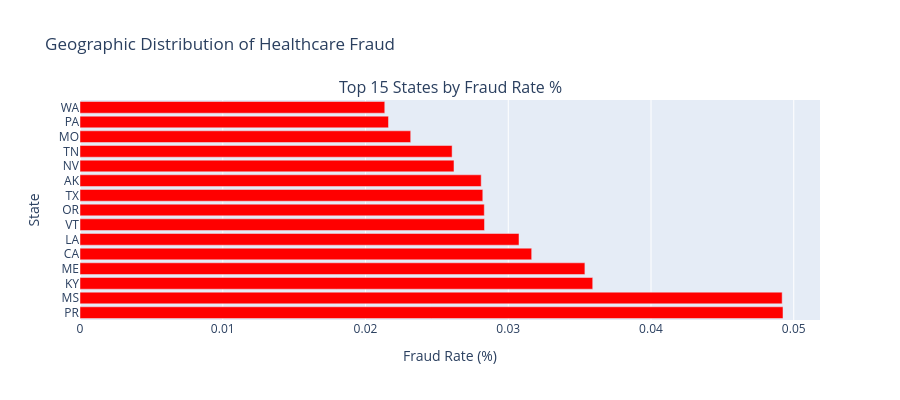

Notebook source saved alongside this figure:
### Markdown cell above
### 7.2

### Code cell
# Create fraud analysis by state
fraud_by_state = providers_df[providers_df['Is_Fraudulent'] == 1]['State'].value_counts().head(15)

fraud_rate_by_state = (
    providers_df.groupby('State')['Is_Fraudulent'].agg(['sum', 'count'])
)
fraud_rate_by_state['fraud_rate'] = (fraud_rate_by_state['sum'] / fraud_rate_by_state['count'] * 100)
fraud_rate_by_state = fraud_rate_by_state.sort_values('fraud_rate', ascending=False).head(15)

fig = make_subplots(
    rows=1, cols=1,
    subplot_titles=('Top 15 States by Fraud Rate %',)
)

fig.add_trace(
    go.Bar(x=fraud_rate_by_state['fraud_rate'], y=fraud_rate_by_state.index, 
           orientation='h', name='Fraud Rate %', marker_color='red'),
    row=1, col=1
)

fig.update_layout(height=400, showlegend=False, title_text="Geographic Distribution of Healthcare Fraud")
fig.update_xaxes(title_text="Fraud Rate (%)", row=1, col=1)
fig.update_yaxes(title_text="State", row=1, col=1)
fig.show()

print(f"\nTop states by fraud count:")
print(fraud_by_state)

print(f"\nTop states by fraud rate:")
print(fraud_rate_by_state[['sum', 'count', 'fraud_rate']].head(15))

### Figure 1 — Plotly figure (JSON) as saved in the notebook; plotly's stock layout.template omitted (floating-point values rounded to 4 significant figures)
{"data": [{"marker": {"color": "red"}, "name": "Fraud Rate %", "orientation": "h", "type": "bar", "x": [0.04925, 0.04919, 0.03592, 0.03537, 0.03164, 0.03075, 0.02834, 0.02832, 0.02822, 0.02811, 0.0262, 0.02607, 0.02317, 0.02161, 0.02135], "xaxis": "x", "y": ["PR", "MS", "KY", "ME", "CA", "LA", "VT", "OR", "TX", "AK", "NV", "TN", "MO", "PA", "WA"], "yaxis": "y"}], "layout": {"annotations": [{"font": {"size": 16}, "showarrow": false, "text": "Top 15 States by Fraud Rate %", "x": 0.5, "xanchor": "center", "xref": "paper", "y": 1, "yanchor": "bottom", "yref": "paper"}], "height": 400, "showlegend": false, "title": {"text": "Geographic Distribution of Healthcare Fraud"}, "xaxis": {"anchor": "y", "domain": [0, 1], "title": {"text": "Fraud Rate (%)"}}, "yaxis": {"anchor": "x", "domain": [0, 1], "title": {"text": "State"}}}}
